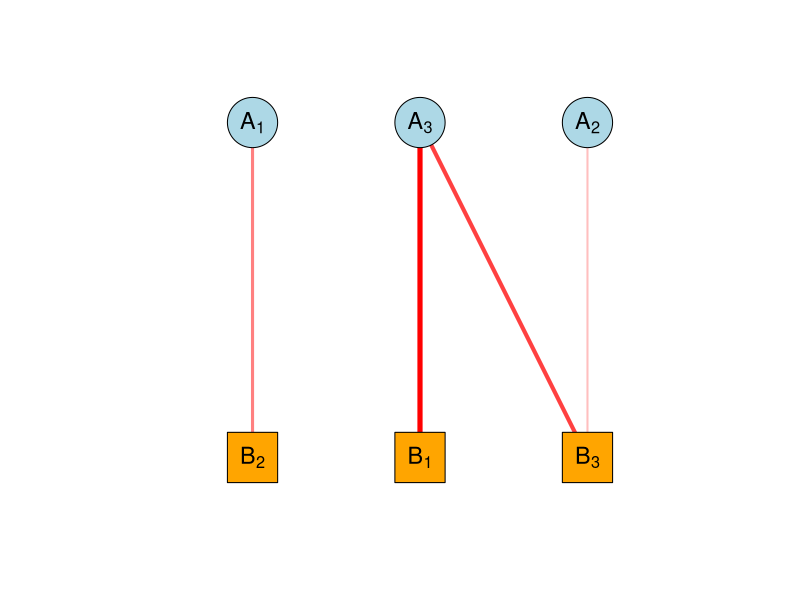

Recreate this plot in R.
# Load igraph
library(igraph)

# Define edge list with weights
edges <- data.frame(
  from = c("A_1", "A_1", "A_2", "A_3", "A_3"),
  to = c("B_1", "B_2", "B_3", "B_1", "B_3"),
  weight = c(1, 3, 2, 5, 4) # example weights
)

# Create graph
g <- graph_from_data_frame(edges, directed = FALSE)

# Identify bipartite node types
V(g)$type <- grepl("^A_", V(g)$name)

# Assign shapes and colors
V(g)$shape <- ifelse(V(g)$type, "circle", "square")
V(g)$color <- ifelse(V(g)$type, "lightblue", "orange")

# Create subscript labels using plotmath
labels <- c(
  expression(A[1]), expression(A[2]), expression(A[3]),
  expression(B[1]), expression(B[2]), expression(B[3])
)

# Compute bipartite layout
layout <- layout_as_bipartite(g)
layout[, 2] <- -layout[, 2] # Flip to have A nodes on top

# Normalize edge weights and assign red scale colors
weights <- E(g)$weight
norm_weights <- (weights - min(weights)) / (max(weights) - min(weights))
edge_colors <- rgb(1, 1 - norm_weights, 1 - norm_weights)

# Plot with subscripts
pdf("bip_plot.pdf", width = 7, height = 4)
plot(g,
  layout = layout,
  vertex.label = labels,
  vertex.label.color = "black",
  vertex.label.cex = 1.4,
  vertex.label.family = "sans",
  vertex.size = 30,
  vertex.shape = V(g)$shape,
  vertex.color = V(g)$color,
  edge.width = weights,
  edge.color = edge_colors,
)

dev.off()
